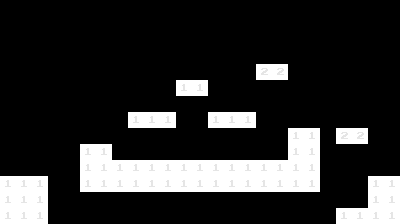

A level layout from a 2D game, rendered from its tile map. Below: a short description, then the map file with its tile-grid data intact:
An orthogonal 25x14 tile map with 16x16 px tiles, 1 tile layer (Tile Layer 1).

<map version="1.0" orientation="orthogonal" renderorder="right-down" width="25" height="14" tilewidth="16" tileheight="16" nextobjectid="1">
 <tileset firstgid="1" name="tiles" tilewidth="16" tileheight="16">
  <image source="../images/tiles.png" width="80" height="16" />
 </tileset>
 <layer name="Tile Layer 1" width="25" height="14">
  <data>
   <tile gid="0" />
   <tile gid="0" />
   <tile gid="0" />
   <tile gid="0" />
   <tile gid="0" />
   <tile gid="0" />
   <tile gid="0" />
   <tile gid="0" />
   <tile gid="0" />
   <tile gid="0" />
   <tile gid="0" />
   <tile gid="0" />
   <tile gid="0" />
   <tile gid="0" />
   <tile gid="0" />
   <tile gid="0" />
   <tile gid="0" />
   <tile gid="0" />
   <tile gid="0" />
   <tile gid="0" />
   <tile gid="0" />
   <tile gid="0" />
   <tile gid="0" />
   <tile gid="0" />
   <tile gid="0" />
   <tile gid="0" />
   <tile gid="0" />
   <tile gid="0" />
   <tile gid="0" />
   <tile gid="0" />
   <tile gid="0" />
   <tile gid="0" />
   <tile gid="0" />
   <tile gid="0" />
   <tile gid="0" />
   <tile gid="0" />
   <tile gid="0" />
   <tile gid="0" />
   <tile gid="0" />
   <tile gid="0" />
   <tile gid="0" />
   <tile gid="0" />
   <tile gid="0" />
   <tile gid="0" />
   <tile gid="0" />
   <tile gid="0" />
   <tile gid="0" />
   <tile gid="0" />
   <tile gid="0" />
   <tile gid="0" />
   <tile gid="0" />
   <tile gid="0" />
   <tile gid="0" />
   <tile gid="0" />
   <tile gid="0" />
   <tile gid="1" />
   <tile gid="1" />
   <tile gid="1" />
   <tile gid="1" />
   <tile gid="1" />
   <tile gid="1" />
   <tile gid="1" />
   <tile gid="1" />
   <tile gid="1" />
   <tile gid="1" />
   <tile gid="1" />
   <tile gid="1" />
   <tile gid="1" />
   <tile gid="1" />
   <tile gid="1" />
   <tile gid="0" />
   <tile gid="0" />
   <tile gid="0" />
   <tile gid="0" />
   <tile gid="0" />
   <tile gid="0" />
   <tile gid="0" />
   <tile gid="0" />
   <tile gid="0" />
   <tile gid="0" />
   <tile gid="1" />
   <tile gid="1" />
   <tile gid="1" />
   <tile gid="0" />
   <tile gid="1" />
   <tile gid="1" />
   <tile gid="1" />
   <tile gid="1" />
   <tile gid="1" />
   <tile gid="1" />
   <tile gid="1" />
   <tile gid="1" />
   <tile gid="1" />
   <tile gid="1" />
   <tile gid="1" />
   <tile gid="0" />
   <tile gid="0" />
   <tile gid="0" />
   <tile gid="0" />
   <tile gid="0" />
   <tile gid="0" />
   <tile gid="0" />
   <tile gid="0" />
   <tile gid="0" />
   <tile gid="0" />
   <tile gid="1" />
   <tile gid="1" />
   <tile gid="0" />
   <tile gid="0" />
   <tile gid="0" />
   <tile gid="0" />
   <tile gid="0" />
   <tile gid="0" />
   <tile gid="0" />
   <tile gid="0" />
   <tile gid="0" />
   <tile gid="3" />
   <tile gid="3" />
   <tile gid="0" />
   <tile gid="0" />
   <tile gid="0" />
   <tile gid="0" />
   <tile gid="0" />
   <tile gid="0" />
   <tile gid="0" />
   <tile gid="0" />
   <tile gid="0" />
   <tile gid="0" />
   <tile gid="0" />
   <tile gid="0" />
   <tile gid="1" />
   <tile gid="1" />
   <tile gid="0" />
   <tile gid="0" />
   <tile gid="0" />
   <tile gid="1" />
   <tile gid="2" />
   <tile gid="2" />
   <tile gid="1" />
   <tile gid="1" />
   <tile gid="1" />
   <tile gid="0" />
   <tile gid="0" />
   <tile gid="0" />
   <tile gid="0" />
   <tile gid="0" />
   <tile gid="0" />
   <tile gid="0" />
   <tile gid="0" />
   <tile gid="0" />
   <tile gid="0" />
   <tile gid="0" />
   <tile gid="0" />
   <tile gid="0" />
   <tile gid="0" />
   <tile gid="0" />
   <tile gid="0" />
   <tile gid="1" />
   <tile gid="1" />
   <tile gid="1" />
   <tile gid="1" />
   <tile gid="1" />
   <tile gid="1" />
   <tile gid="1" />
   <tile gid="1" />
   <tile gid="0" />
   <tile gid="0" />
   <tile gid="0" />
   <tile gid="0" />
   <tile gid="0" />
   <tile gid="0" />
   <tile gid="0" />
   <tile gid="0" />
   <tile gid="0" />
   <tile gid="0" />
   <tile gid="0" />
   <tile gid="0" />
   <tile gid="0" />
   <tile gid="0" />
   <tile gid="0" />
   <tile gid="0" />
   <tile gid="1" />
   <tile gid="1" />
   <tile gid="2" />
   <tile gid="2" />
   <tile gid="2" />
   <tile gid="1" />
   <tile gid="1" />
   <tile gid="2" />
   <tile gid="2" />
   <tile gid="2" />
   <tile gid="0" />
   <tile gid="0" />
   <tile gid="1" />
   <tile gid="1" />
   <tile gid="0" />
   <tile gid="0" />
   <tile gid="0" />
   <tile gid="0" />
   <tile gid="0" />
   <tile gid="0" />
   <tile gid="0" />
   <tile gid="0" />
   <tile gid="0" />
   <tile gid="0" />
   <tile gid="1" />
   <tile gid="1" />
   <tile gid="0" />
   <tile gid="0" />
   <tile gid="0" />
   <tile gid="1" />
   <tile gid="0" />
   <tile gid="0" />
   <tile gid="0" />
   <tile gid="1" />
   <tile gid="1" />
   <tile gid="1" />
   <tile gid="1" />
   <tile gid="2" />
   <tile gid="2" />
   <tile gid="0" />
   <tile gid="3" />
   <tile gid="3" />
   <tile gid="0" />
   <tile gid="0" />
   <tile gid="0" />
   <tile gid="0" />
   <tile gid="0" />
   <tile gid="0" />
   <tile gid="0" />
   <tile gid="2" />
   <tile gid="2" />
   <tile gid="1" />
   <tile gid="1" />
   <tile gid="1" />
   <tile gid="0" />
   <tile gid="0" />
   <tile gid="1" />
   <tile gid="1" />
   <tile gid="1" />
   <tile gid="1" />
   <tile gid="1" />
   <tile gid="1" />
   <tile gid="2" />
   <tile gid="2" />
   <tile gid="0" />
   <tile gid="0" />
   <tile gid="0" />
   <tile gid="0" />
   <tile gid="0" />
   <tile gid="0" />
   <tile gid="0" />
   <tile gid="0" />
   <tile gid="0" />
   <tile gid="0" />
   <tile gid="2" />
   <tile gid="2" />
   <tile gid="2" />
   <tile gid="2" />
   <tile gid="2" />
   <tile gid="2" />
   <tile gid="2" />
   <tile gid="2" />
   <tile gid="2" />
   <tile gid="2" />
   <tile gid="2" />
   <tile gid="2" />
   <tile gid="2" />
   <tile gid="2" />
   <tile gid="2" />
   <tile gid="0" />
   <tile gid="0" />
   <tile gid="0" />
   <tile gid="0" />
   <tile gid="0" />
   <tile gid="2" />
   <tile gid="2" />
   <tile gid="2" />
   <tile gid="0" />
   <tile gid="0" />
   <tile gid="2" />
   <tile gid="2" />
   <tile gid="2" />
   <tile gid="2" />
   <tile gid="2" />
   <tile gid="2" />
   <tile gid="2" />
   <tile gid="2" />
   <tile gid="2" />
   <tile gid="2" />
   <tile gid="2" />
   <tile gid="2" />
   <tile gid="2" />
   <tile gid="2" />
   <tile gid="2" />
   <tile gid="0" />
   <tile gid="0" />
   <tile gid="0" />
   <tile gid="2" />
   <tile gid="2" />
   <tile gid="2" />
   <tile gid="2" />
   <tile gid="2" />
   <tile gid="0" />
   <tile gid="0" />
   <tile gid="0" />
   <tile gid="0" />
   <tile gid="0" />
   <tile gid="0" />
   <tile gid="0" />
   <tile gid="0" />
   <tile gid="0" />
   <tile gid="0" />
   <tile gid="0" />
   <tile gid="0" />
   <tile gid="0" />
   <tile gid="0" />
   <tile gid="0" />
   <tile gid="0" />
   <tile gid="0" />
   <tile gid="0" />
   <tile gid="0" />
   <tile gid="0" />
   <tile gid="2" />
   <tile gid="2" />
   <tile gid="2" />
   <tile gid="2" />
   <tile gid="2" />
   <tile gid="0" />
   <tile gid="0" />
   <tile gid="0" />
   <tile gid="0" />
   <tile gid="0" />
   <tile gid="0" />
   <tile gid="0" />
   <tile gid="0" />
   <tile gid="0" />
   <tile gid="0" />
   <tile gid="0" />
   <tile gid="0" />
   <tile gid="0" />
   <tile gid="0" />
   <tile gid="0" />
   <tile gid="0" />
   <tile gid="0" />
   <tile gid="0" />
   <tile gid="2" />
   <tile gid="2" />
   <tile gid="2" />
   <tile gid="2" />
  </data>
 </layer>
</map>
